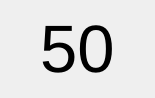
<?xml version="1.0" encoding="UTF-8"?>
<ui version="4.0">
 <class>CountDownWindow</class>
 <widget class="QWidget" name="CountDownWindow">
  <property name="geometry">
   <rect>
    <x>0</x>
    <y>0</y>
    <width>155</width>
    <height>83</height>
   </rect>
  </property>
  <property name="windowTitle">
   <string>Form</string>
  </property>
  <layout class="QGridLayout" name="gridLayout">
   <item row="0" column="0" alignment="Qt::AlignmentFlag::AlignHCenter|Qt::AlignmentFlag::AlignVCenter">
    <widget class="QLabel" name="label">
     <property name="font">
      <font>
       <pointsize>50</pointsize>
      </font>
     </property>
     <property name="text">
      <string>50</string>
     </property>
    </widget>
   </item>
  </layout>
 </widget>
 <resources/>
 <connections/>
</ui>
